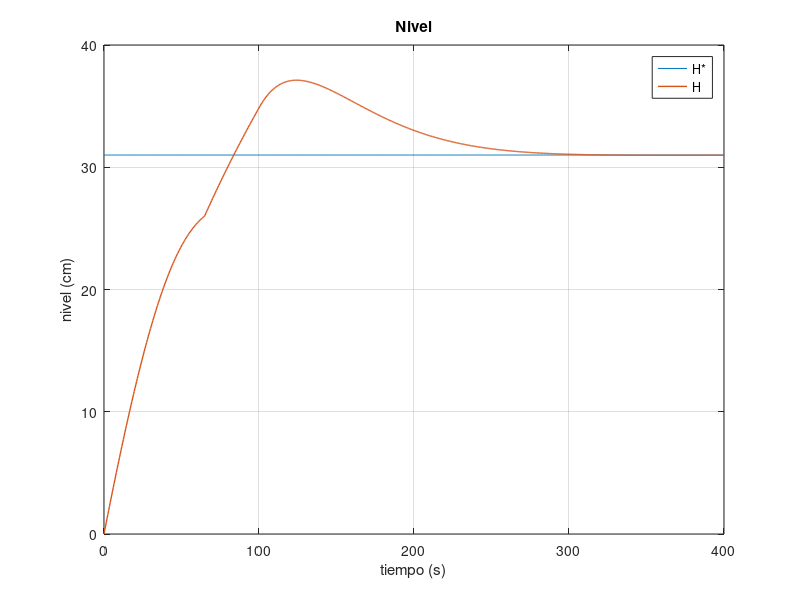
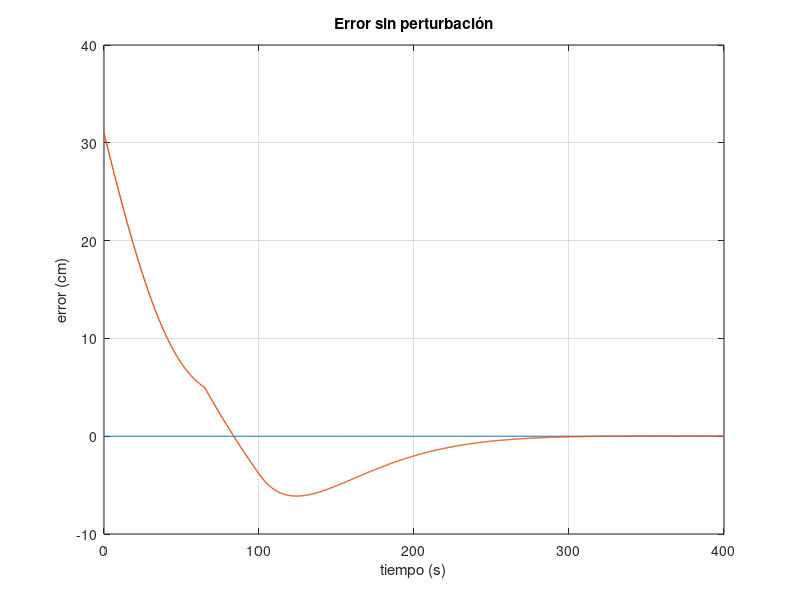
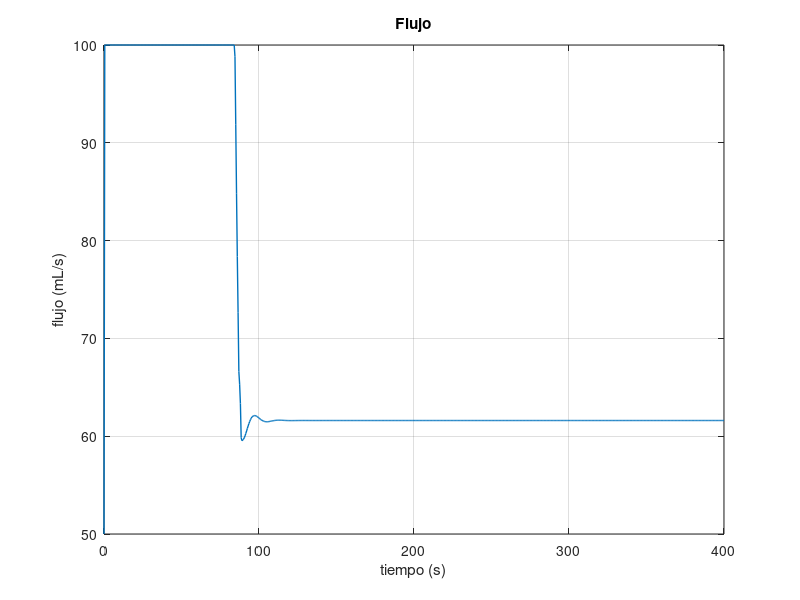

Here is the MATLAB script that generated these plots, in order:

clear all;

load("altura.mat");
load("error.mat");
load("flujo.mat");

default_size = [680, 458, 560, 420];
resized = [680, 458, 280, 210];

figure(1)
plot(altura(1,:), altura(3,:)*100, altura(1,:), altura(2,:)*100, 'linewidth', 1);
grid on;
xlabel('tiempo (s)');
ylabel('nivel (cm)');
legend('H*', 'H');
title('Nivel');
set(gcf, 'Position', resized);

figure(2)
plot(error(1,:), zeros(size(error(1,:))), error(1,:), error(2,:)*100, 'linewidth', 1);
grid on;
xlabel('tiempo (s)');
ylabel('error (cm)');
title('Error sin perturbación');
set(gcf, 'Position', resized);

figure(3)
plot(flujo(1,:), flujo(2,:)*1000, 'linewidth',1);
grid on;
xlabel('tiempo (s)');
ylabel('flujo (mL/s)');
title('Flujo');
set(gcf, 'Position', resized);
